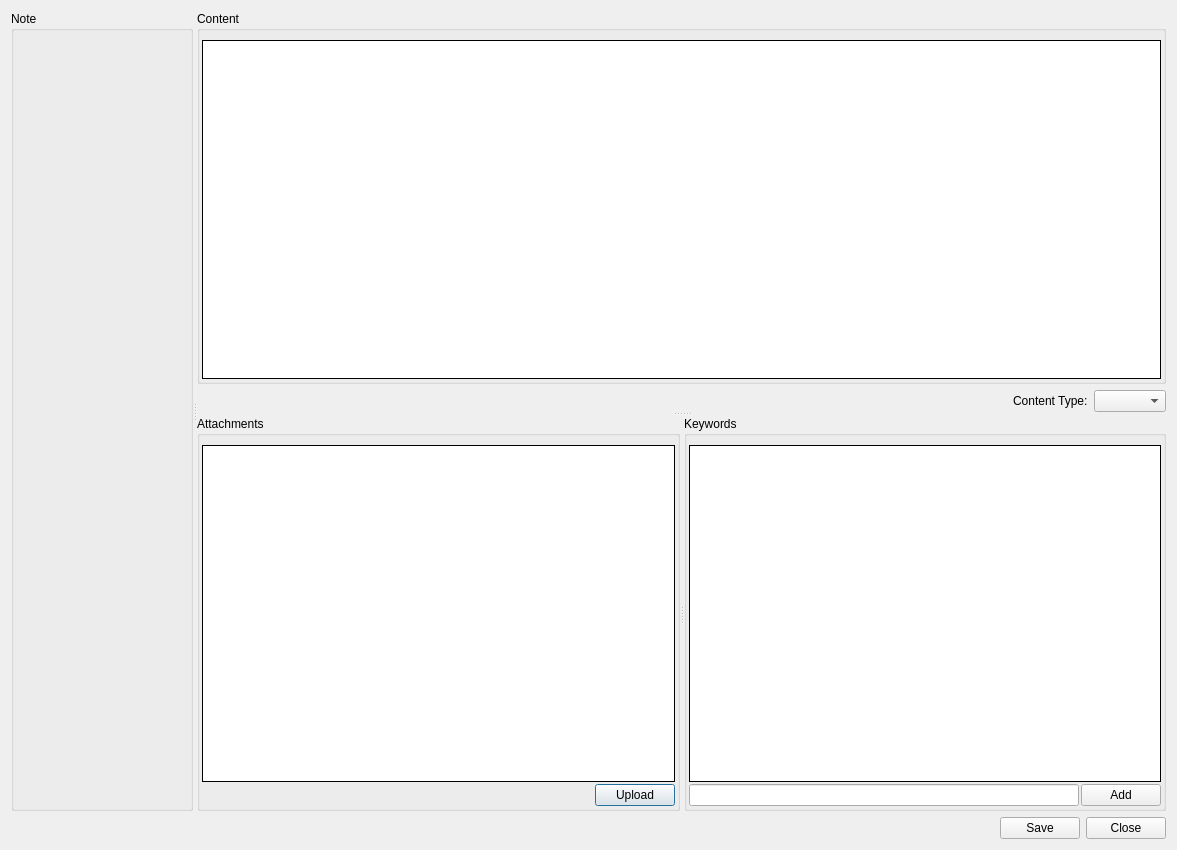
<?xml version="1.0" encoding="UTF-8"?>
<ui version="4.0">
 <class>Dialog</class>
 <widget class="QDialog" name="Dialog">
  <property name="geometry">
   <rect>
    <x>0</x>
    <y>0</y>
    <width>1177</width>
    <height>850</height>
   </rect>
  </property>
  <property name="windowTitle">
   <string>APyEC Note Editor</string>
  </property>
  <layout class="QVBoxLayout" name="verticalLayout_3">
   <item>
    <widget class="QSplitter" name="viewEditSplitter">
     <property name="orientation">
      <enum>Qt::Horizontal</enum>
     </property>
     <widget class="QGroupBox" name="noteGroupBox">
      <property name="sizePolicy">
       <sizepolicy hsizetype="MinimumExpanding" vsizetype="MinimumExpanding">
        <horstretch>0</horstretch>
        <verstretch>0</verstretch>
       </sizepolicy>
      </property>
      <property name="title">
       <string>Note</string>
      </property>
     </widget>
     <widget class="QSplitter" name="editSplitter">
      <property name="orientation">
       <enum>Qt::Vertical</enum>
      </property>
      <widget class="QWidget" name="">
       <layout class="QVBoxLayout" name="verticalLayout_2">
        <item>
         <widget class="QGroupBox" name="markdownGroupBox">
          <property name="sizePolicy">
           <sizepolicy hsizetype="Preferred" vsizetype="MinimumExpanding">
            <horstretch>0</horstretch>
            <verstretch>0</verstretch>
           </sizepolicy>
          </property>
          <property name="title">
           <string>Content</string>
          </property>
          <layout class="QVBoxLayout" name="verticalLayout_5">
           <property name="spacing">
            <number>2</number>
           </property>
           <property name="leftMargin">
            <number>2</number>
           </property>
           <property name="rightMargin">
            <number>2</number>
           </property>
           <property name="bottomMargin">
            <number>2</number>
           </property>
           <item>
            <widget class="NoteTextEdit" name="noteTextEdit">
             <property name="sizePolicy">
              <sizepolicy hsizetype="MinimumExpanding" vsizetype="MinimumExpanding">
               <horstretch>0</horstretch>
               <verstretch>0</verstretch>
              </sizepolicy>
             </property>
             <property name="frameShape">
              <enum>QFrame::Box</enum>
             </property>
             <property name="frameShadow">
              <enum>QFrame::Plain</enum>
             </property>
             <property name="tabStopWidth">
              <number>40</number>
             </property>
            </widget>
           </item>
          </layout>
         </widget>
        </item>
        <item>
         <layout class="QHBoxLayout" name="horizontalLayout_4">
          <item>
           <spacer name="horizontalSpacer_3">
            <property name="orientation">
             <enum>Qt::Horizontal</enum>
            </property>
            <property name="sizeHint" stdset="0">
             <size>
              <width>40</width>
              <height>20</height>
             </size>
            </property>
           </spacer>
          </item>
          <item>
           <widget class="QLabel" name="contentTypeLabel">
            <property name="text">
             <string>Content Type:</string>
            </property>
           </widget>
          </item>
          <item>
           <widget class="QComboBox" name="contentTypeComboBox"/>
          </item>
         </layout>
        </item>
       </layout>
      </widget>
      <widget class="QSplitter" name="keywordSplitter">
       <property name="orientation">
        <enum>Qt::Horizontal</enum>
       </property>
       <widget class="QGroupBox" name="attachmentsGroupBox">
        <property name="sizePolicy">
         <sizepolicy hsizetype="Preferred" vsizetype="MinimumExpanding">
          <horstretch>0</horstretch>
          <verstretch>0</verstretch>
         </sizepolicy>
        </property>
        <property name="title">
         <string>Attachments</string>
        </property>
        <layout class="QVBoxLayout" name="verticalLayout_4">
         <property name="spacing">
          <number>2</number>
         </property>
         <property name="leftMargin">
          <number>2</number>
         </property>
         <property name="rightMargin">
          <number>2</number>
         </property>
         <property name="bottomMargin">
          <number>2</number>
         </property>
         <item>
          <widget class="AttachmentsMVC" name="attachmentsMVC">
           <property name="sizePolicy">
            <sizepolicy hsizetype="Expanding" vsizetype="MinimumExpanding">
             <horstretch>0</horstretch>
             <verstretch>0</verstretch>
            </sizepolicy>
           </property>
           <property name="frameShape">
            <enum>QFrame::Box</enum>
           </property>
           <property name="frameShadow">
            <enum>QFrame::Plain</enum>
           </property>
          </widget>
         </item>
         <item>
          <layout class="QHBoxLayout" name="horizontalLayout">
           <item>
            <spacer name="horizontalSpacer">
             <property name="orientation">
              <enum>Qt::Horizontal</enum>
             </property>
             <property name="sizeHint" stdset="0">
              <size>
               <width>40</width>
               <height>20</height>
              </size>
             </property>
            </spacer>
           </item>
           <item>
            <widget class="QPushButton" name="attachUploadButton">
             <property name="text">
              <string>Upload</string>
             </property>
            </widget>
           </item>
          </layout>
         </item>
        </layout>
       </widget>
       <widget class="QGroupBox" name="keywordEditGroupBox">
        <property name="sizePolicy">
         <sizepolicy hsizetype="Preferred" vsizetype="MinimumExpanding">
          <horstretch>0</horstretch>
          <verstretch>0</verstretch>
         </sizepolicy>
        </property>
        <property name="maximumSize">
         <size>
          <width>16777215</width>
          <height>16777215</height>
         </size>
        </property>
        <property name="title">
         <string>Keywords</string>
        </property>
        <layout class="QVBoxLayout" name="verticalLayout">
         <property name="spacing">
          <number>2</number>
         </property>
         <property name="leftMargin">
          <number>2</number>
         </property>
         <property name="rightMargin">
          <number>2</number>
         </property>
         <property name="bottomMargin">
          <number>2</number>
         </property>
         <item>
          <widget class="KeywordEditorMVC" name="keywordEditorMVC">
           <property name="sizePolicy">
            <sizepolicy hsizetype="Expanding" vsizetype="MinimumExpanding">
             <horstretch>0</horstretch>
             <verstretch>0</verstretch>
            </sizepolicy>
           </property>
           <property name="frameShape">
            <enum>QFrame::Box</enum>
           </property>
           <property name="frameShadow">
            <enum>QFrame::Plain</enum>
           </property>
          </widget>
         </item>
         <item>
          <layout class="QHBoxLayout" name="horizontalLayout_3">
           <item>
            <widget class="QLineEdit" name="keywordLineEdit"/>
           </item>
           <item>
            <widget class="QPushButton" name="keywordAddPushButton">
             <property name="text">
              <string>Add</string>
             </property>
            </widget>
           </item>
          </layout>
         </item>
        </layout>
       </widget>
      </widget>
     </widget>
    </widget>
   </item>
   <item>
    <layout class="QHBoxLayout" name="horizontalLayout_2">
     <property name="sizeConstraint">
      <enum>QLayout::SetDefaultConstraint</enum>
     </property>
     <item>
      <spacer name="horizontalSpacer_2">
       <property name="orientation">
        <enum>Qt::Horizontal</enum>
       </property>
       <property name="sizeHint" stdset="0">
        <size>
         <width>40</width>
         <height>20</height>
        </size>
       </property>
      </spacer>
     </item>
     <item>
      <widget class="QPushButton" name="saveButton">
       <property name="sizePolicy">
        <sizepolicy hsizetype="Preferred" vsizetype="Fixed">
         <horstretch>0</horstretch>
         <verstretch>0</verstretch>
        </sizepolicy>
       </property>
       <property name="text">
        <string>Save</string>
       </property>
       <property name="autoDefault">
        <bool>false</bool>
       </property>
       <property name="default">
        <bool>false</bool>
       </property>
       <property name="flat">
        <bool>false</bool>
       </property>
      </widget>
     </item>
     <item>
      <widget class="QPushButton" name="closeButton">
       <property name="sizePolicy">
        <sizepolicy hsizetype="Preferred" vsizetype="Fixed">
         <horstretch>0</horstretch>
         <verstretch>0</verstretch>
        </sizepolicy>
       </property>
       <property name="text">
        <string>Close</string>
       </property>
      </widget>
     </item>
    </layout>
   </item>
  </layout>
 </widget>
 <customwidgets>
  <customwidget>
   <class>AttachmentsMVC</class>
   <extends>QListView</extends>
   <header>attachments</header>
  </customwidget>
  <customwidget>
   <class>KeywordEditorMVC</class>
   <extends>QListView</extends>
   <header>keywords</header>
  </customwidget>
  <customwidget>
   <class>NoteTextEdit</class>
   <extends>QTextEdit</extends>
   <header>noteTextEdit</header>
  </customwidget>
 </customwidgets>
 <resources/>
 <connections/>
</ui>
